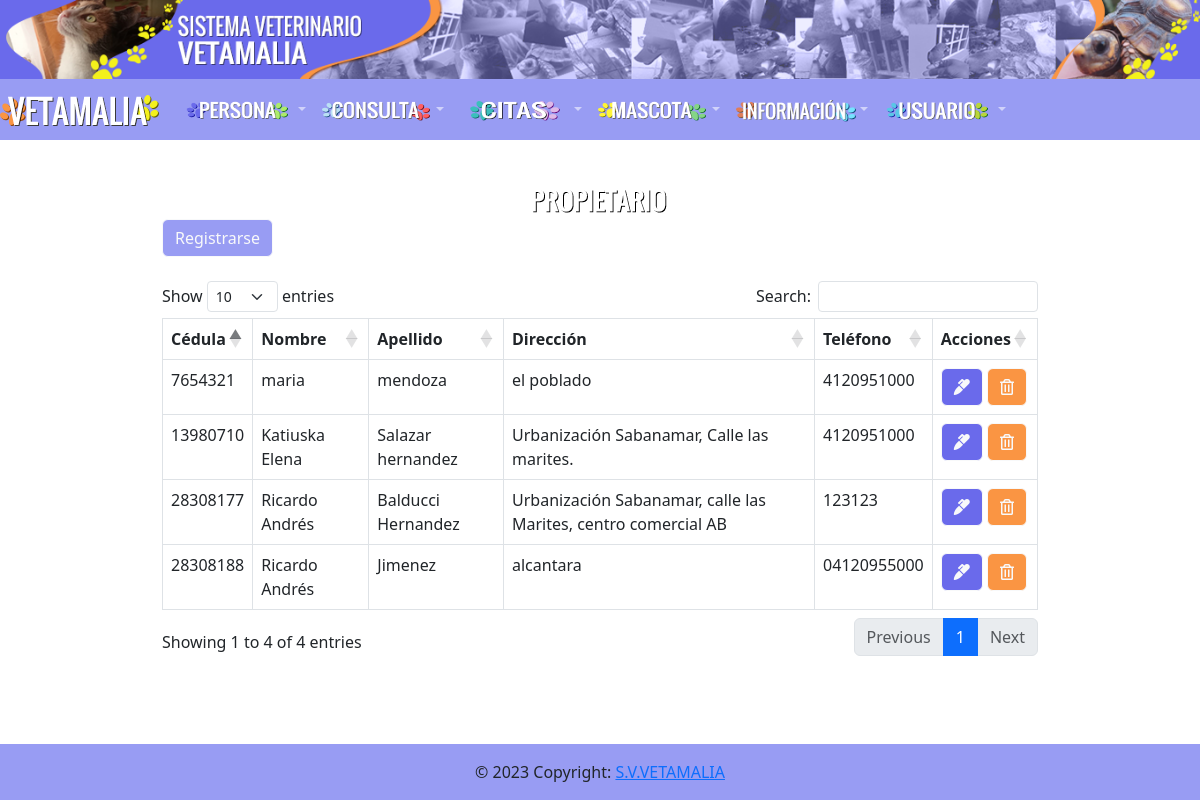
Screenshot of /propietario/propietario.php with the database file from the repository.
### tables this page shows
CREATE TABLE `propietario` (
  `cedula_propietario` int(15) NOT NULL,
  `direccion` text NOT NULL,
  `telefono` varchar(20) NOT NULL
);

CREATE TABLE `persona` (
  `cedula` int(11) NOT NULL,
  `nombre` varchar(50) NOT NULL,
  `apellido` varchar(50) NOT NULL
);

### propietario/propietario.php (the view, shortened to what this page needs)
<?php include("../database/db.php");?>
<?php include("../include/headers.php")?>
<div class="container p-4">
    <div class="row">
    <div class="col-md-10 mx-auto" style="width: 900px; margin-top: 20px !important; margin-bottom: 40px !important;">
            <img src="../img/Propietario.png" class="rounded mx-auto d-block" width="160" height="35"></a>
            <a href="registrar.php" class="btn btn-outline-light" type="button" style="background-color: #989cf3">Registrarse</a>
            <br>
            <br>
            <table class="table table-bordered" id="example">
                <thead>
                    <tr>
                        <th>Cédula</th>
                        <th>Nombre</th>
                        <th>Apellido</th>
                        <th>Dirección</th>
                        <th>Teléfono</th>
                        <th>Acciones</th>
                    </tr>
                </thead>
                <tbody>
                    <?php
                    $query = "SELECT * FROM persona, propietario where persona.cedula = propietario.cedula_propietario";
                    $result = mysqli_query($conn,$query);
                    while($row =mysqli_fetch_array($result)) {?>
                        <tr>
                            <td><?php echo $row['cedula_propietario']?>
                            <td><?php echo $row['nombre']?>
                            <td><?php echo $row['apellido']?>
                            <td><?php echo $row['direccion']?></td>
                            <td><?php echo $row['telefono']?></td>
                            <td>
                                <a href="edit.php?id=<?php echo $row['cedula_propietario']?>" class="btn btn-outline-light" type="button" style="background-color: #6a6aeb" "onclick="return  ConfirmarEditar()" >
                                    <i class="fas fa-marker"></i>
                                </a>
                                <a href="delete.php?id=<?php echo $row['cedula_propietario']?>" class="btn btn-outline-light" type="button" style="background-color: #fa9543" onclick="return ConfirmarEliminar()">
                                <i class="far fa-trash-alt"></i>
                                </a>
                            </td>
                        </tr>
                    <?php }?>
                </tbody>
            </table>
        </div>
    </div>
</div>
<?php include("../include/footer.php");?>

### rows the page displays
propietario: cedula_propietario "7654321", cedula_propietario.nombre "maria", cedula_propietario.apellido "mendoza", direccion "el poblado", telefono "4120951000"
propietario: cedula_propietario "13980710", cedula_propietario.nombre "Katiuska Elena", cedula_propietario.apellido "Salazar hernandez", direccion "Urbanización Sabanamar, Calle las marites.", telefono "4120951000"
propietario: cedula_propietario "28308177", cedula_propietario.nombre "Ricardo Andrés", cedula_propietario.apellido "Balducci Hernandez", direccion "Urbanización Sabanamar, calle las Marites, centro comercial AB", telefono "123123"
propietario: cedula_propietario "28308188", cedula_propietario.nombre "Ricardo Andrés", cedula_propietario.apellido "Jimenez", direccion "alcantara", telefono "04120955000"
